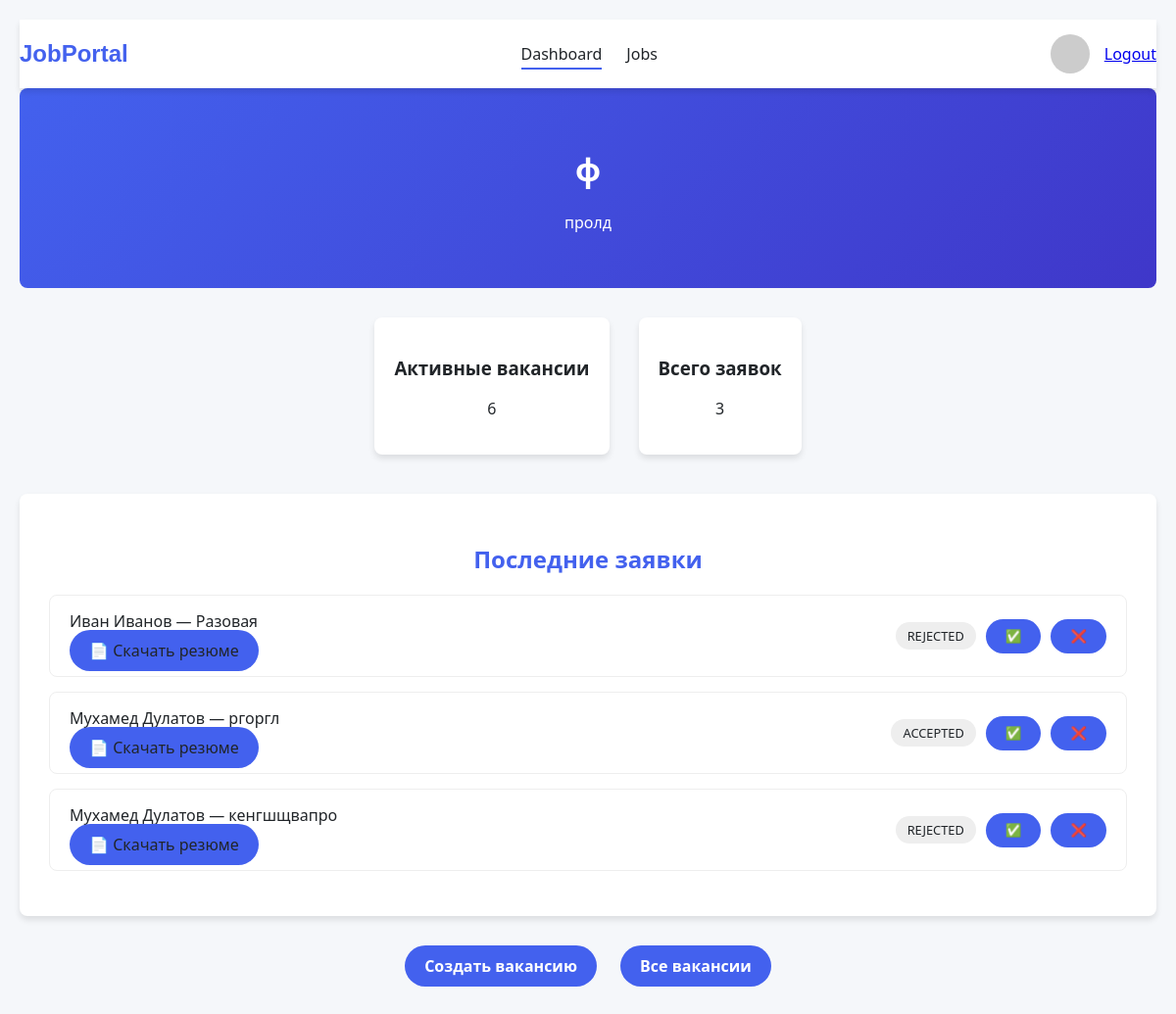
Before: /company/dashboard (signed in) with the older database file.
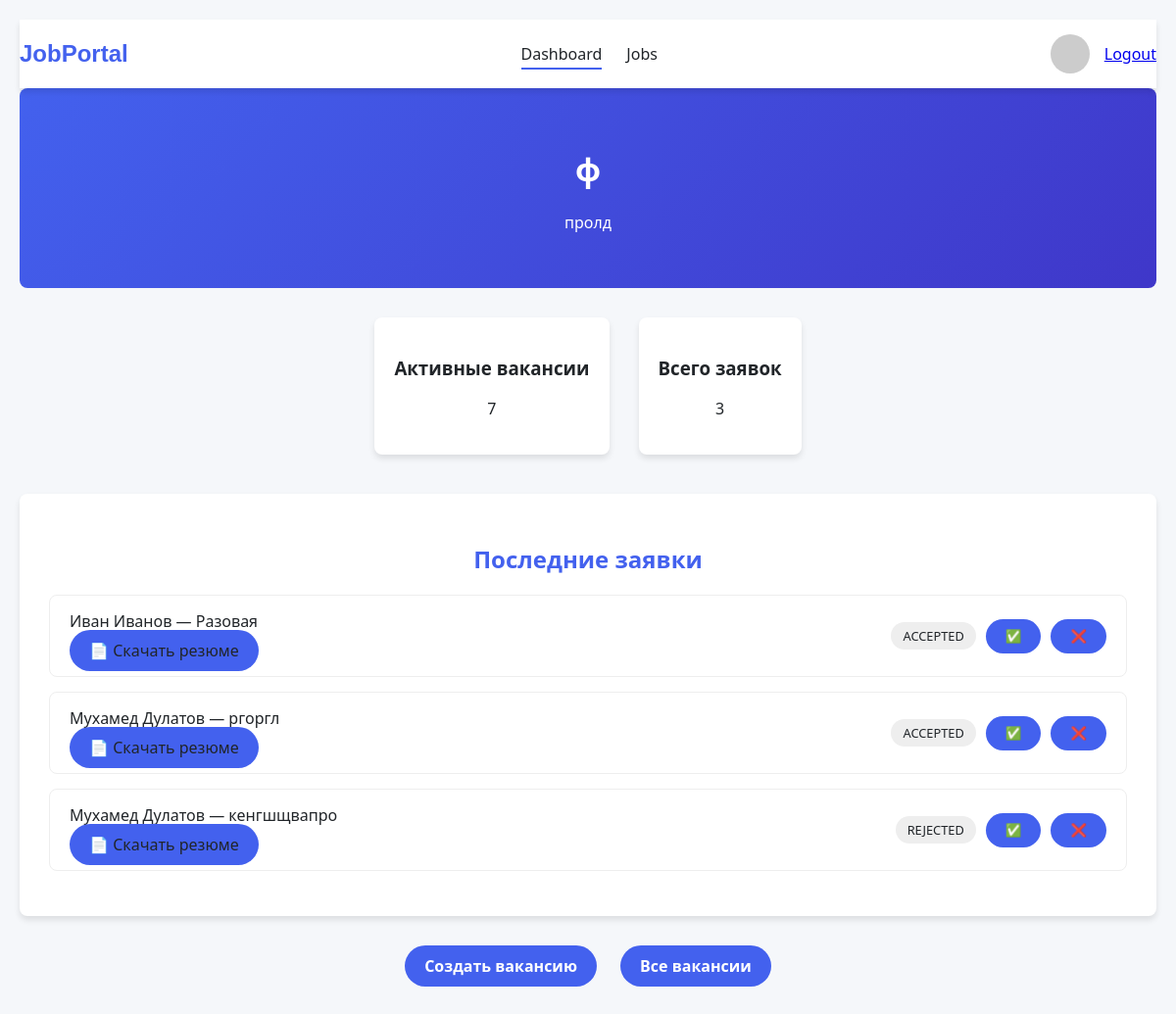
After: the same page with the newer database file.
### app.py (models this page shows, shortened)
class Application(db.Model):
    __tablename__ = 'applications'
    id = db.Column(db.Integer, primary_key=True)
    status = db.Column(db.String(20), default='under_review')
    message = db.Column(db.Text)
    created_at = db.Column(db.DateTime, default=datetime.utcnow)
    updated_at = db.Column(db.DateTime, onupdate=datetime.utcnow)
    user_id = db.Column(db.Integer, db.ForeignKey('users.id'), nullable=False)
    resume_id = db.Column(db.Integer, db.ForeignKey('resumes.id'), nullable=False)
    job_offer_id = db.Column(db.Integer, db.ForeignKey('job_offers.id'), nullable=False)
    applicant = db.relationship('User', back_populates='applications')
    resume = db.relationship('Resume', back_populates='applications')
    job_offer = db.relationship('JobOffer', back_populates='applications')  # This is correct

class User(UserMixin, db.Model):
    __tablename__ = 'users'
    id = db.Column(db.Integer, primary_key=True)
    first_name = db.Column(db.String(100))
    last_name = db.Column(db.String(100))
    email = db.Column(db.String(120))
    phone_code = db.Column(db.String(10))
    phone_number = db.Column(db.String(20))
    city = db.Column(db.String(100))
    min_salary = db.Column(db.Integer)
    currency = db.Column(db.String(10), default='руб.')
    payment_period = db.Column(db.String(50))
    desired_offer_title = db.Column(db.String(100))
    username = db.Column(db.String(80), unique=True)
    password = db.Column(db.String(256), nullable=False)
    reset_token = db.Column(db.String(100))
    avatar = db.Column(db.String(200))
    about = db.Column(db.Text)
    skills = db.Column(db.String(500))
    created_at = db.Column(db.DateTime, default=datetime.utcnow)
    resumes = db.relationship('Resume', back_populates='user', lazy=True)
    applications = db.relationship('Application', back_populates='applicant', lazy=True)
    job_offers = db.relationship('JobOffer', back_populates='author', lazy=True)
    posted_jobs = db.relationship('JobOffer', back_populates='user', lazy='dynamic')

class JobOffer(db.Model):
    __tablename__ = 'job_offers'
    id = db.Column(db.Integer, primary_key=True)
    job_title = db.Column(db.String(100), nullable=False)
    location = db.Column(db.String(100), nullable=False)
    category = db.Column(db.String(100), nullable=False)
    job_type = db.Column(db.String(50), nullable=False)
    describe_position = db.Column(db.Text)
    unique_journey = db.Column(db.Text)
    employee_expectations = db.Column(db.Text)
    employee_contribution = db.Column(db.Text)
    team_description = db.Column(db.Text)
    interview_process = db.Column(db.Text)
    salary_range = db.Column(db.String(100))
    benefits = db.Column(db.Text)
    payment_frequency = db.Column(db.String(50))
    user_id = db.Column(db.Integer, db.ForeignKey('users.id'))  # внешний ключ
    user = db.relationship('User', back_populates='posted_jobs')  # это и есть нужное свойство
    company_id = db.Column(db.Integer, db.ForeignKey('companies.id'), nullable=False)
    company = db.relationship('Company', back_populates='job_offers')
    author = db.relationship('User', back_populates='job_offers')  # Changed from 'posted_jobs'
    applications = db.relationship('Application', back_populates='job_offer', lazy=True)

### app.py (the view)
@app.route('/company/dashboard')
def company_dashboard():
    if 'company_id' not in session:
        return redirect(url_for('company_login'))
    conn = get_db_connection()
    cursor = conn.cursor()
    cursor.execute("SELECT * FROM companies WHERE id = ?", (session['company_id'],))
    company = cursor.fetchone()
    if not company:
        flash('Компания не найдена', 'error')
        return redirect(url_for('company_login'))
    cursor.execute("SELECT * FROM job_offers WHERE company_id = ?", (company['id'],))
    jobs = cursor.fetchall()
    cursor.execute("""
        SELECT
            a.id,
            a.status,
            a.created_at,
            a.resume_id,
            u.first_name,
            u.last_name,
            j.job_title
        FROM applications a
        JOIN users u ON a.user_id = u.id
        JOIN job_offers j ON a.job_offer_id = j.id
        WHERE j.company_id = ?
        ORDER BY a.created_at DESC
        LIMIT 5
    """, (company['id'],))
    applications = cursor.fetchall()
    conn.close()
    return render_template('company/dashboard.html',
                           company=company,
                           jobs=jobs,
                           applications=applications)

### app.py (called while the page is built, shortened)
@app.before_request
def create_admin_if_needed():
    global admin_created

@app.context_processor
def inject_user():
    return dict(current_user=current_user)

def get_db_connection():
    conn = sqlite3.connect("mydatabase.db")
    conn.row_factory = sqlite3.Row
    return conn

### templates/company/dashboard.html (shortened to what this page needs)
<!DOCTYPE html>
<html lang="en">
<head>
</head>
<body>
<div class="container">
    <header>
        <div class="container header-container">
            <a href="{{ url_for('company_dashboard') }}" class="logo">JobPortal</a>
            <nav class="nav-links">
                <a href="{{ url_for('company_dashboard') }}" class="active">Dashboard</a>
                <a href="{{ url_for('company_jobs') }}" >Jobs</a>
            </nav>
            <div class="user-menu">
                {% if current_user.avatar %}
                    <img src="{{ url_for('static', filename='uploads/' + current_user.avatar) }}" alt="User Avatar" class="avatar">
                {% else %}
                    <div class="avatar" style="background-color: #ccc; display: flex; align-items: center; justify-content: center;">
                    </div>
                {% endif %}
                <a href="{{ url_for('logout') }}">Logout</a>
            </div>
        </div>
    </header>
    <div class="company-header">
        <h1>{{ company['name'] }}</h1>
        <p>{{ company['about'] }}</p>
    </div>
    <div class="company-stats">
        <div class="stat-card">
            <h3>Активные вакансии</h3>
            <p>{{ jobs|length }}</p>
        </div>
        <div class="stat-card">
            <h3>Всего заявок</h3>
            <p>{{ applications|length }}</p>
        </div>
    </div>
    <div class="recent-applications">
        <h2>Последние заявки</h2>
        {% if applications %}
            <ul style="list-style: none; padding: 0;">
                {% for app in applications %}
                    <li class="application-item">
                        <div style="flex: 1 1 auto;">
                            <a href="{{ url_for('view_application', app_id=app['id']) }}">
                                {{ app['first_name'] }} {{ app['last_name'] }} — {{ app['job_title'] }}
                            </a>
                            <div style="margin-top: 8px;">
                                <a href="{{ url_for('download_resume', resume_id=app['resume_id']) }}" class="btn">📄 Скачать резюме</a>
                            </div>
                        </div>
                        <div style="display: flex; align-items: center; gap: 10px;">
                            <span class="status-badge {{ app['status'] }}">{{ app['status'] }}</span>
                            <button class="btn" onclick="updateStatus({{ app['id'] }}, 'accepted')">✅</button>
                            <button class="btn" onclick="updateStatus({{ app['id'] }}, 'rejected')">❌</button>
                        </div>
                    </li>
                {% endfor %}
            </ul>
        {% else %}
            <p style="text-align: center; color: #888;">Пока нет заявок</p>
        {% endif %}
    </div>
    <div class="company-actions">
        <a href="{{ url_for('create_job_offer') }}" class="btn">Создать вакансию</a>
        <a href="{{ url_for('company_jobs') }}" class="btn">Все вакансии</a>
    </div>
</div>
</body>
</html>

Changed rows visible on the page:
changed Application "Иван": status "REJECTED" → "ACCEPTED"
Other visible differences:
{{ jobs|length }}: "6" → "7"
